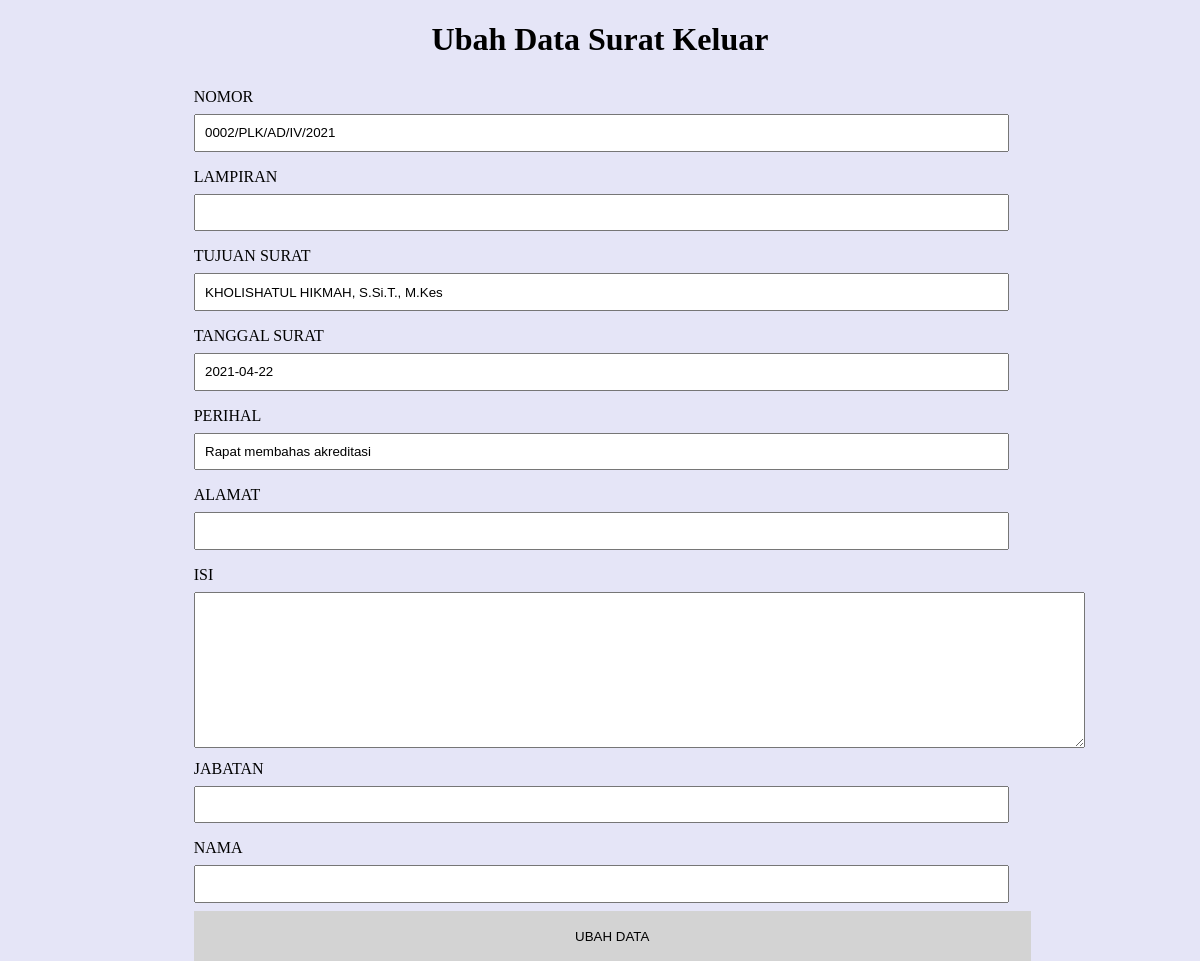
/skubah.php?id=2 (signed in), run on the app's committed database.
### tables this page shows
CREATE TABLE IF NOT EXISTS `rekapitulasi` (
`id` int(11) NOT NULL,
  `nomor_surat` varchar(255) NOT NULL,
  `lampiran` varchar(255) DEFAULT NULL,
  `tujuan_surat` varchar(255) NOT NULL,
  `tgl_surat` date NOT NULL,
  `tahun` varchar(255) NOT NULL,
  `perihal` varchar(255) NOT NULL,
  `jabatan_tujuan` varchar(255) DEFAULT NULL,
  `alamat` varchar(255) DEFAULT NULL,
  `isi` longtext,
  `jabatan` varchar(255) DEFAULT NULL,
  `nama` varchar(255) DEFAULT NULL
);

### functions.php (called while the page is built, shortened)
<?php
$host = "localhost";
$user = "root";
$password = "";
$database = "bau";
$link = mysqli_connect($host, $user, $password, $database);
function query($query)
{
    global $link;
    $result = mysqli_query($link, $query);
    $rows = array();
    while ($row = mysqli_fetch_assoc($result)) {
        $rows[] = $row;
    }
    return $rows;
}

### skubah.php (the view, shortened to what this page needs)
<?php
require 'functions.php';
$id = $_GET["id"];
$value = query("SELECT * FROM rekapitulasi WHERE id=$id");
?>
<!DOCTYPE html>
<html lang="en">
<head>
    <link rel="stylesheet" href="skubahbaru.css">
</head>
<body style="width: 21.5cm; margin:auto">
    <h1 style="text-align: center;">Ubah Data Surat Keluar</h1>
    <form action="" method="post">
        <label for="nomor">NOMOR </label> <input type="text" name="nomor" id="nomor" required value="<?php echo $value[0]["nomor_surat"] ?>"><br>
        <label for="lampiran">LAMPIRAN </label> <input type="text" name="lampiran" id="lampiran" required value="<?php echo $value[0]["lampiran"] ?>"><br>
        <label for="tujuan_surat">TUJUAN SURAT </label><input type="text" name="tujuan_surat" id="tujuan_surat" required value="<?php echo $value[0]["tujuan_surat"] ?>"><br>
        <label for="tgl_surat">TANGGAL SURAT </label><input type="text" name="tgl_surat" id="tgl_surat" required value="<?php echo $value[0]["tgl_surat"] ?>"><br>
        <label for="perihal">PERIHAL </label><input type="text" name="perihal" id="perihal" required value="<?php echo $value[0]["perihal"] ?>"><br>
        <label for="alamat">ALAMAT </label><input type="text" name="alamat" id="alamat" required value="<?php echo $value[0]["alamat"] ?>"><br>
        <label for="isi">ISI </label><textarea style="width: 109%;" name="isi" id="isi" cols="30" rows="10"><?php echo $value[0]["isi"] ?></textarea> <br>
        <label for="jabatan">JABATAN </label><input type="text" name="jabatan" id="jabatan" required value="<?php echo $value[0]["jabatan"] ?>"><br>
        <label for="namattd">NAMA </label><input type="text" name="namattd" id="namattd" required value="<?php echo $value[0]["nama"] ?>"><br>
        <button type="submit" name="submit">UBAH DATA</button>
    </form>
</body>
</html>

### skubahbaru.css (style rules this page uses)
body { background:#E5E5F7 ; }
label { text-align: left; display: block; padding: 0.5em 1.5em 0.5em 0; }
input { width: 97.5%; padding: 0.7em; margin-bottom: 0.5rem; }
button { width: 103%; height: 50px; background: lightgrey; padding: 0.7em; border: 0; }

### data on the page
rekapitulasi: nomor "0002/PLK/AD/IV/2021", tujuan_surat "KHOLISHATUL HIKMAH, S.Si.T., M.Kes", tgl_surat "2021-04-22", perihal "Rapat membahas akreditasi"
